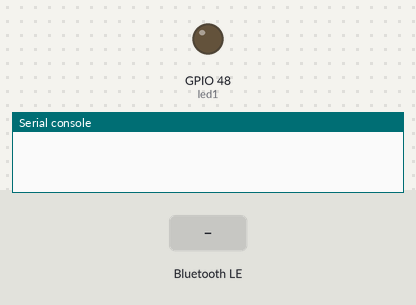
The program below on a simulated ESP32 board running MicroPython. Parts: output pins drawn as LEDs (lit = HIGH), the last lines printed to the serial console. The test bench sets the inputs (shaded band). Nothing arrives over Bluetooth unless stated.

Above: at 1.2 s.
1.3 s: "1" written over Bluetooth
At 2.3 s:
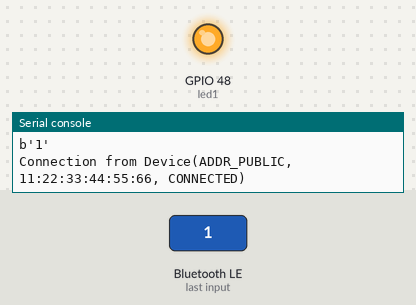
2.8 s: "on" written over Bluetooth
4.3 s: "off" written over Bluetooth
Timing chart, 0 to 7.3 s (numbered marks = the images above; inputs shaded):
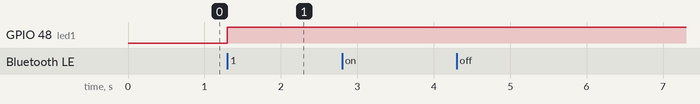

Measured:
- after the input at 1.3 s, GPIO 48 (led1): LOW → HIGH at once

The program:

main.py
```python
# BLE Test server in micropython
# Tested on the Arduino Nano ESP32

import sys

sys.path.append("")

from micropython import const
from machine import Pin

import uasyncio as asyncio
import aioble
import bluetooth


led1 = Pin(48, Pin.OUT)

_LED_SERVICE_UUID = bluetooth.UUID('19B10000-E8F2-537E-4F6C-D104768A1214')
_LED_STATE_UUID = bluetooth.UUID('19B10001-E8F2-537E-4F6C-D104768A1214')
TIMEOUT_MS = 5000

_ADV_APPEARANCE_GENERIC_THERMOMETER = const(768)
# How frequently to send advertising beacons.
_ADV_INTERVAL_MS = 250_000


# Register GATT server.
led_service = aioble.Service(_LED_SERVICE_UUID)
led_characteristic = aioble.Characteristic(
    led_service, _LED_STATE_UUID, read=True, write_no_response=True, capture=True
)
aioble.register_services(led_service)


async def led_state_change():
    led_characteristic.write(b'\x00')
    while True:
        write_connection, value = await led_characteristic.written()
        print(value)
        led1(int.from_bytes(value, 'big'))


# Serially wait for connections. Don't advertise while a central is
# connected.
async def peripheral_task():
    while True:
        try:
            async with await aioble.advertise(
                _ADV_INTERVAL_MS,
                name="mpy-led",
                services=[_LED_SERVICE_UUID],
                # appearance=_ADV_APPEARANCE_GENERIC_THERMOMETER,
            ) as connection:
                print("Connection from", connection.device)
                await connection.disconnected()
                print("Disconnected")
        except asyncio.CancelledError:
            print("Cancelled")

# Run both tasks.
async def main():
    t1 = asyncio.create_task(led_state_change())
    t2 = asyncio.create_task(peripheral_task())
    await asyncio.gather(t1, t2)


asyncio.run(main())
```
